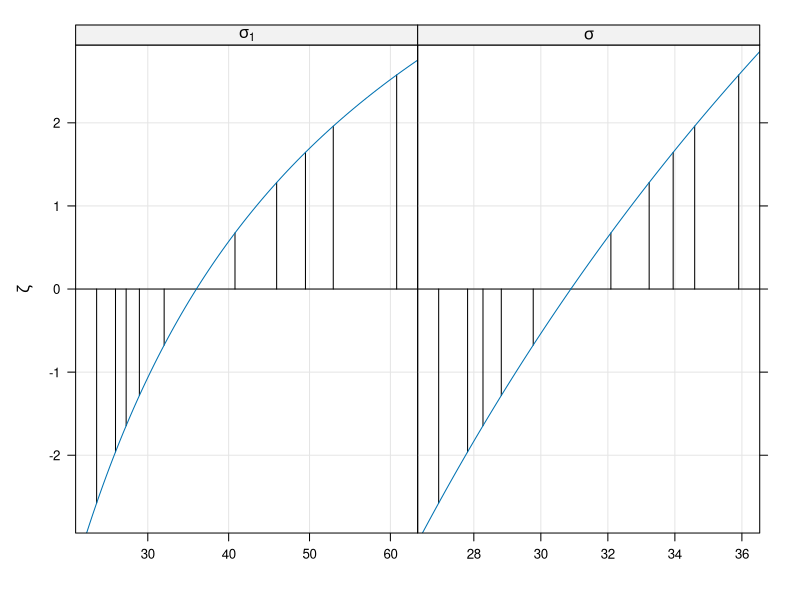
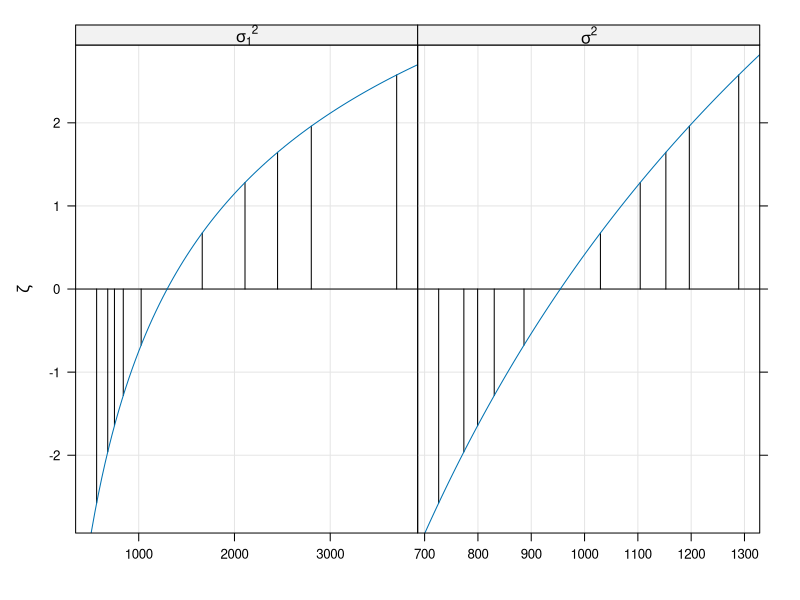
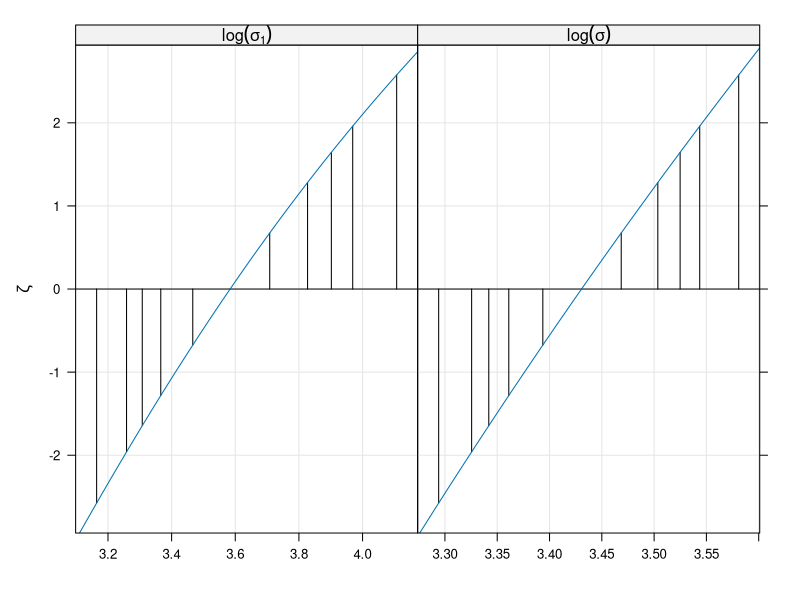
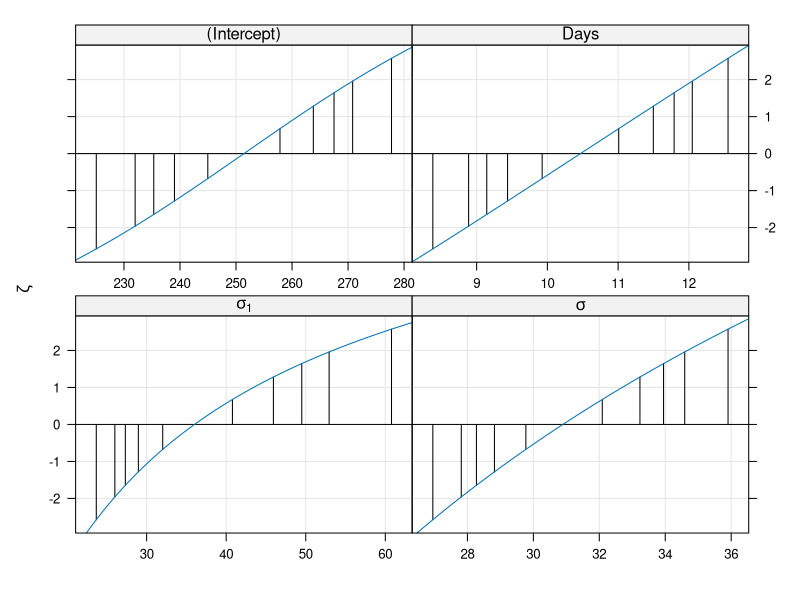
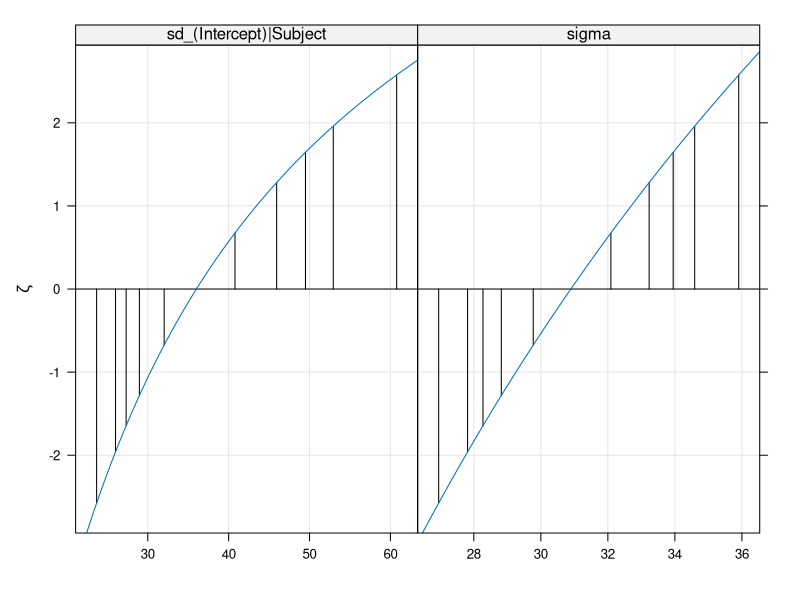
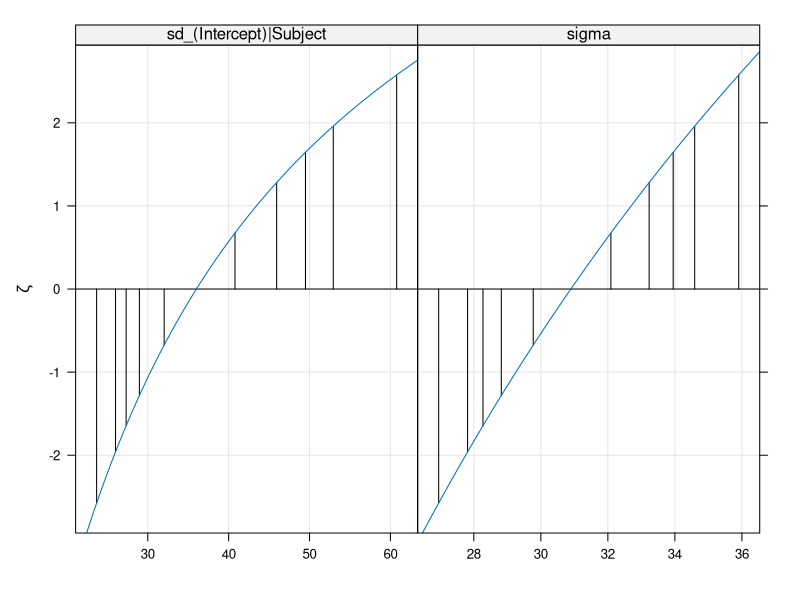
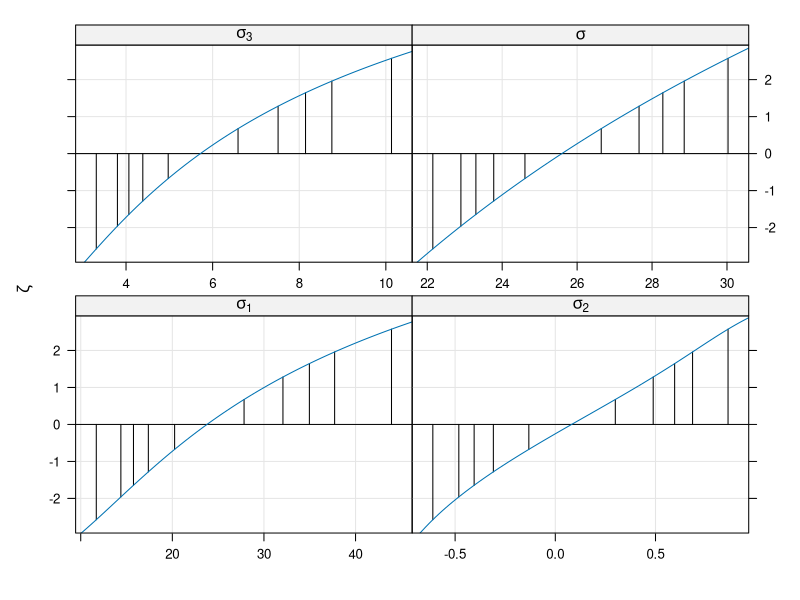

Source code (R) for these figures, in order: (Note: this script raises an error after producing the figures.)
## ---- chunk 1
library(lme4)
library(lattice)
m0 <- lmer(Reaction ~ Days + (1|Subject), sleepstudy)
pp <- profile(m0, "theta_")
xyplot(pp)
xyplot(varianceProf(pp))
xyplot(logProf(pp))

pp_all <- profile(m0)
xyplot(pp_all) ## labels??
## ---- chunk 2
pp1 <- profile(m0, "theta_", signames = FALSE)
xyplot(pp1)
xyplot(logProf(pp1))
## ---- chunk 3
m1 <- lmer(Reaction ~ Days + (Days|Subject), sleepstudy)
pp1 <- profile(m1, "theta_")
xyplot(pp1)
vp <- varianceProf(pp1)
debug(varianceProf)
xyplot(logProf(pp1))
